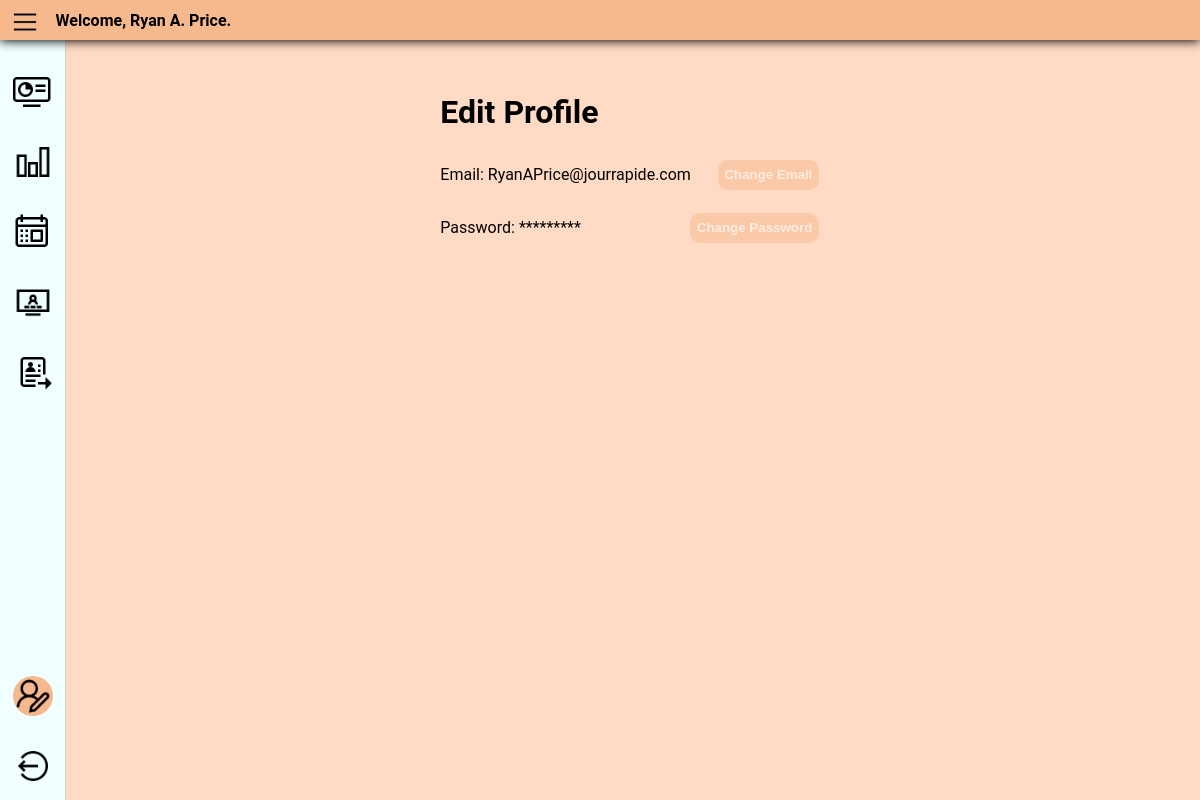
/student/editProfile.php (signed in), run on the app's committed database.
### tables this page shows
CREATE TABLE `Supervisor` (
  `SUPERVISOR_ID` varchar(10) NOT NULL,
  `NAME` varchar(90) DEFAULT NULL,
  `PASSWORD` varchar(70) NOT NULL,
  `AGE` decimal(10,0) DEFAULT NULL,
  `EMAIL` varchar(80) DEFAULT NULL,
  `PROFESSION` varchar(100) DEFAULT NULL,
  `ISVERIFIED` bit(1) DEFAULT NULL
);

### src/functions.php (called while the page is built, shortened)
<?php
function getSupervisorDatabySupervisorID($con, $supervisorID)
{
    $getSupervisorName_query = $con->prepare("SELECT * FROM Supervisor where SUPERVISOR_ID = ?");
    $getSupervisorName_query->bind_param("s", $supervisorID);
    $getSupervisorName_query->execute();
    $getSupervisorName_query_result = $getSupervisorName_query->get_result();
    return mysqli_fetch_assoc($getSupervisorName_query_result);
}
function checkLogin($con)
{
    if (isset($_SESSION['SUPERVISOR_ID'])) {
        $supervisor_id = $_SESSION['SUPERVISOR_ID'];
        $login_check_query_result = getSupervisorDatabySupervisorID($con, $supervisor_id);
        if ($login_check_query_result) {
            return $login_check_query_result;
        }
    } else if (isset($_SESSION['STUDENT_ID'])) {
        $student_id = $_SESSION['STUDENT_ID'];
        $login_check_query_result = getStudentDatabyStudentID($con, $student_id);
        if ($login_check_query_result) {
            return $login_check_query_result;
        }
    }
    die;
}

### student/editProfile.php (the view, shortened to what this page needs)
<?php
require("../src/functions.php");
require("../src/database.php");
$user_data = checkLogin($con);
?>
<!DOCTYPE html>
<html lang="en">
<head>
    <link rel="stylesheet" href="../supervisor/css/sidebar_header.css">
    <link rel="stylesheet" href="css/editProfile.css">
</head>
<body>
    <header class="header">
        <img class="menu-icon" src="../src/icon/menu_128px.png" alt="menu icon" title="Menu">
        <div class="welcome-msg">
            Welcome, <?php echo $user_data['NAME'] ?>.
        </div>
    </header>
    <div class="container">
        <div class="sidebar">
            <div class="middle-sidebar">
                <ul class="sidebar-item-list">
                    <li>
                        <a href="student_dashboard.php"><img class="sidebar-item" src="../src/icon/studentDashboard.png" alt="goal setting & progress setting icon" title="Goal Setting & Progress Setting"></a>
                    </li>
                    <li>
                        <a href="student_GoalSetting_ProgressTracking.php"><img class="sidebar-item" src="../src/icon/goal_progress_128px.png" alt="project proposal management icon" title="Project Proposal Management"></a>
                    </li>
                    <li>
                        <a href="student_projectPlanning.php"><img class="sidebar-item" src="../src/icon/project_planning_128px.png" alt="project planning icon" title="Project Planning"></a>
                    </li>
                    <li>
                        <a href="student_meeting_management.php"><img class="sidebar-item" src="../src/icon/meeting_management_128px.png" alt="student-to-project assignment icon" title="Student-To-Project Assignment"></a>
                    </li>
                    <li>
                        <a href="../student/submitProject.php"><img class="sidebar-item" src="../src/icon/submit_project.png" alt="project submission icon" title="Project Submission"></a>
                    </li>
                </ul>
            </div>
            <div class="bottom-sidebar">
                <ul class="sidebar-item-list">
                    <li>
                        <a><img class="sidebar-item selected" src="../src/icon/edit_profile_128px.png" alt="edit profile icon" title="Edit Profile"></a>
                    </li>
                    <li>
                        <a href="../src/logout.php"><img class="sidebar-item" src="../src/icon/logout_128px.png" alt="logout icon" title="Logout"></a>
                    </li>
                </ul>
            </div>
        </div>
        <div class="content">
            <div class="edit-profile-box">
                <h1>Edit Profile</h1>
                <div class="email-row">
                    <span>Email:<?php echo (" " . $user_data['EMAIL']) ?></span>
                    <div class="button-box">
                        <button id="<?= $user_data['PASSWORD'] ?>" onclick=changeEmail(this) class="emailChange" role="button">Change Email</button>
                    </div>
                </div>
                <div class="password-row">
                    <span>Password:
                        <?php
                        $passwordLen = strlen($user_data['PASSWORD']);
                        echo (str_repeat("*", $passwordLen));
                        ?></span>
                    <div class="button-box">
                        <button id="<?= $user_data['PASSWORD'] ?>" onclick=changePassword(this) class="passwordChange" role="button">Change Password</button>
                    </div>
                </div>
            </div>
        </div>
    </div>
</body>
</html>

### supervisor/css/sidebar_header.css (style rules this page uses)
:root { --bodyColour: #ffdac4; --containerColour: #f6b98e; --DarkercontainerColour: #ff8834; --shadowColour: #b14b02; --headerHeight: 40px; }
body { font-family: "Roboto", Verdana, Arial, sans-serif; background-color: var(--bodyColour); margin: 0; }
.header { background-color: var(--containerColour); position: sticky; top: 0; display: flex; height: var(--headerHeight); box-shadow: 0 1px 10px black; align-items: center; z-index: 9999; }
.menu-icon { width: 30px; height: 30px; padding-top: 0.3em; padding-left: 0.6em; }
.sidebar { flex-shrink: 0; overflow: hidden; background-color: azure; width: 65px; border-right: 1px solid lightgrey; display: flex; flex-direction: column; position: sticky; height: calc(100vh - var(--headerHeight)); left: 0; top: var(--headerHeight); }
.middle-sidebar { width: 100%; flex-grow: 1; overflow-y: auto; overflow-x: hidden; margin: 1rem 0; }
.bottom-sidebar { width: 100%; }
.container { display: flex; }
.sidebar-item-list { list-style: none; display: flex; flex-direction: column; align-items: center; margin: 0; padding: 0; }
.sidebar-item { width: 40px; height: 40px; margin-top: 1rem; margin-bottom: 10px; }
.content { display: flex; margin: 2rem; }
.welcome-msg { display: inline; padding-left: 1rem; font-weight: bold; }
.sidebar-item.selected { background-color: var(--containerColour); border-radius: 100px; }

### student/css/editProfile.css (style rules this page uses)
:root { --bodyColour: #ffdac4; --containerColour: #f6b98e; }
.edit-profile-box span { margin-right: 20px; }
.content { width: 100%; font-family: "Roboto", Verdana, Arial, sans-serif; justify-content: center; }
button { background-color: var(--containerColour); color: white; height: 30px; border-style: none; font-weight: bold; border-radius: 10px; padding: 0.5em; margin: 0.5em; justify-content: flex-end; opacity: 50%; }
.email-row, .password-row { width: 100%; display: flex; margin-bottom: 10px; align-items: center; }
.button-box { margin-left: auto; }

### data on the page
supervisor: NAME "Ryan A. Price", EMAIL "RyanAPrice@jourrapide.com", PASSWORD "*********"
